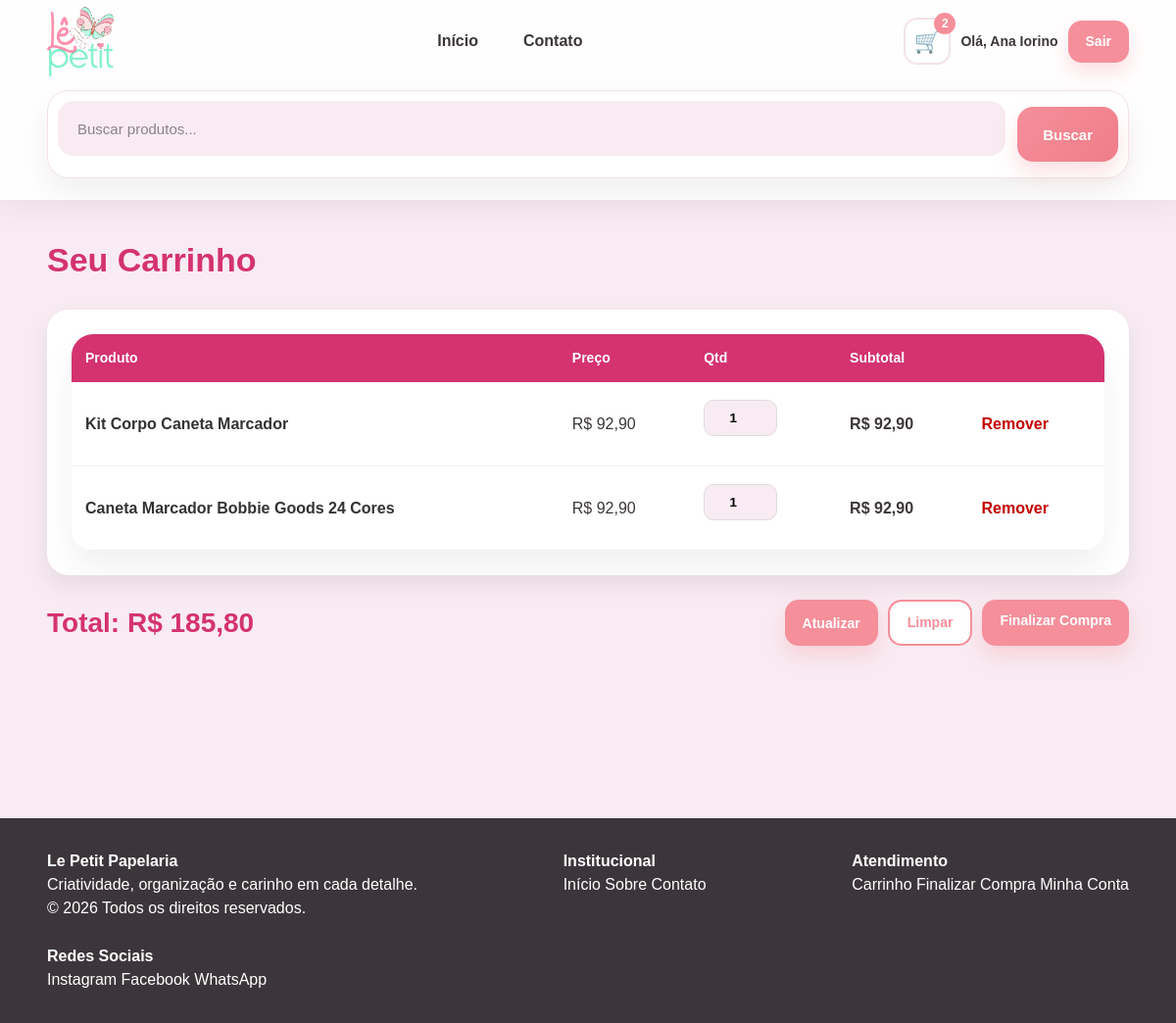
Page /cart.php (signed in) on the committed database.
### tables this page shows
CREATE TABLE `products` (
  `id` int(11) NOT NULL,
  `nome` varchar(255) NOT NULL,
  `descricao` text DEFAULT NULL,
  `preco` decimal(10,2) NOT NULL,
  `imagem` varchar(255) DEFAULT NULL,
  `categoria` varchar(100) DEFAULT NULL,
  `marca` varchar(100) DEFAULT NULL,
  `created_at` timestamp NOT NULL DEFAULT current_timestamp()
);

### cart.php (the view, shortened to what this page needs)
<?php
require 'config.php';
require 'header.php';
$items = [];
$total = 0;
if (!empty($_SESSION['cart'])) {
    $ids = array_keys($_SESSION['cart']);
    $marks = implode(',', array_fill(0, count($ids), '?'));
    $stmt = $pdo->prepare("
        SELECT * FROM products
        WHERE id IN ($marks)
        ORDER BY id DESC
    ");
    $stmt->execute($ids);
    $items = $stmt->fetchAll();
}
?>
<div class="cart-page">
<h2 class="cart-title">Seu Carrinho</h2>
<?php if (empty($items)): ?>
<div class="empty-cart">
Seu carrinho está vazio 🛒
</div>
<?php else: ?>
<form action="cart_actions.php?action=update" method="post">
<div class="cart-box">
<table class="cart-table">
<tr>
<th>Produto</th>
<th>Preço</th>
<th>Qtd</th>
<th>Subtotal</th>
<th></th>
</tr>
<?php foreach ($items as $item):
$qtd = $_SESSION['cart'][$item['id']];
$subtotal = $item['preco'] * $qtd;
$total += $subtotal;
?>
<tr>
<td>
<div class="cart-product">
<div>
<strong><?= htmlspecialchars($item['nome']) ?></strong>
</div>
</div>
</td>
<td>
R$ <?= number_format($item['preco'],2,',','.') ?>
</td>
<td>
<input
type="number"
class="qty-input"
name="qty[<?= $item['id'] ?>]"
value="<?= $qtd ?>"
min="1"
max="99"
>
</td>
<td>
<strong>
R$ <?= number_format($subtotal,2,',','.') ?>
</strong>
</td>
<td>
<a
href="cart_actions.php?action=remove&id=<?= $item['id'] ?>"
class="remove-link"
onclick="return confirm('Remover item?')"
>
Remover
</a>
</td>
</tr>
<?php endforeach; ?>
</table>
</div>
<div class="cart-bottom">
<div class="cart-total">
Total: R$ <?= number_format($total,2,',','.') ?>
</div>
<div class="cart-buttons">
<button class="btn">
Atualizar
</button>
<a
href="cart_actions.php?action=clear"
class="btn-outline"
onclick="return confirm('Limpar carrinho?')"
>
Limpar
</a>
<a href="checkout.php" class="btn">
Finalizar Compra
</a>
</div>
</div>
</form>
<?php endif; ?>
</div>
<?php require 'footer.php'; ?>

### style.css (style rules this page uses)
* { margin:0; padding:0; box-sizing:border-box; }
html { scroll-behavior:smooth; }
body { font-family:Arial, Helvetica, sans-serif; background:#f9ebf2; color:#3c363b; line-height:1.5; }
a { text-decoration:none; color:inherit; }
.btn, .btn-outline { padding:11px 18px; border-radius:14px; font-weight:700; cursor:pointer; transition:.25s ease; font-size:14px; }
.btn { border:none; background:#f58f9a; color:#fff; box-shadow:0 10px 20px rgba(245,143,154,.28); }
.btn-outline { border:2px solid #f58f9a; background:#fff; color:#f58f9a; }
input, textarea, select { width:100%; border:none; background:#f9ebf2; padding:14px; border-radius:14px; margin-bottom:12px; outline:none; }
.table, .cart-table { width:100%; border-collapse:collapse; background:#fff; border-radius:22px; overflow:hidden; box-shadow:0 18px 35px rgba(0,0,0,.06); }
.table th, .cart-table th { background:#3c363b; color:#fff; padding:16px; text-align:left; }
.table td, .cart-table td { padding:16px; border-bottom:1px solid #f3e2e8; }

### cart.php (style rules this page uses)
.cart-page { max-width:1300px; margin:auto; }
.cart-title { font-size:34px; font-weight:700; color:#d43370; margin-bottom:25px; }
.cart-box { background:#fff; padding:25px; border-radius:22px; box-shadow:0 10px 25px rgba(0,0,0,.08); overflow-x:auto; }
.cart-table { width:100%; border-collapse:collapse; min-width:900px; }
.cart-table th { background:#d43370; color:#fff; padding:14px; text-align:left; font-size:14px; }
.cart-table td { padding:18px 14px; border-bottom:1px solid #f1f1f1; vertical-align:middle; }
.cart-product { display:flex; align-items:center; gap:15px; }
.cart-product strong { font-size:16px; color:#333; }
.qty-input { width:75px; padding:10px; border:1px solid #ddd; border-radius:10px; text-align:center; font-weight:700; }
.remove-link { color:#c40000; font-weight:700; }
.cart-bottom { margin-top:25px; display:flex; justify-content:space-between; align-items:center; gap:20px; flex-wrap:wrap; }
.cart-total { font-size:28px; font-weight:700; color:#d43370; }
.cart-buttons { display:flex; gap:10px; flex-wrap:wrap; }
.btn-outline { display:inline-block; }

### rows in the picture
products: nome "Kit Corpo Caneta Marcador", preco "92,90", id "1", subtotal "92,90"
products: nome "Caneta Marcador Bobbie Goods 24 Cores", preco "92,90", id "1", subtotal "92,90"

### other values in the picture
$cart_count "2"
$user['nome'] "Ana Iorino"
$total "185,80"
